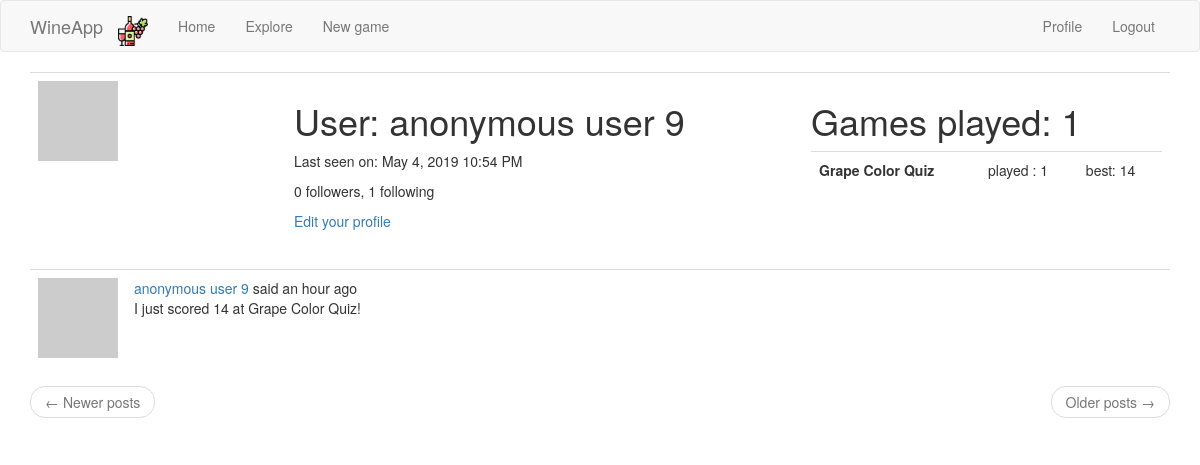
/user/anonymous user 9 (signed in), run on an earlier commit of the app's database.
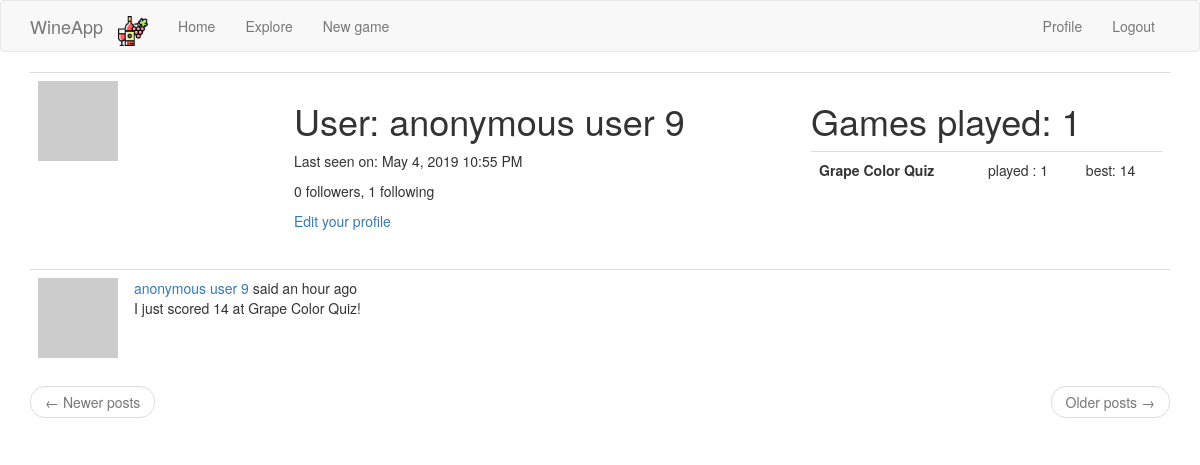
And on a later commit of the database.
### app/models.py (models this page shows, shortened)
class User(UserMixin, db.Model):
    id = db.Column(db.Integer, primary_key=True)
    username = db.Column(db.String(64), index=True, unique=True)
    email = db.Column(db.String(120), index=True, unique=True)
    password_hash = db.Column(db.String(128))
    posts = db.relationship('Post', backref='author', lazy='dynamic')
    about_me = db.Column(db.String(140))
    last_seen = db.Column(db.DateTime, default=datetime.utcnow)
    followed = db.relationship(
        'User', secondary=followers,
        primaryjoin=(followers.c.follower_id == id),
        secondaryjoin=(followers.c.followed_id == id),
        backref=db.backref('followers', lazy='dynamic'), lazy='dynamic')
    def avatar(self, size):
        digest = md5(self.email.lower().encode('utf-8')).hexdigest()
        return 'https://www.gravatar.com/avatar/{}?d=identicon&s={}'.format(
            digest, size)

class Post(db.Model):
    id = db.Column(db.Integer, primary_key=True)
    body = db.Column(db.String(140))
    timestamp = db.Column(db.DateTime, index=True, default=datetime.utcnow)
    user_id = db.Column(db.Integer, db.ForeignKey('user.id'))
    language = db.Column(db.String(5))

### app/main/routes.py (the view)
@bp.route('/user/<username>')
@login_required
def user(username):
    user_ = User.query.filter_by(username=username).first_or_404()
    summary_per_type, nb_played_games = get_player_stats(user_)
    page = request.args.get('page', 1, type=int)
    posts = user_.posts.order_by(Post.timestamp.desc()).paginate(
        page, current_app.config['POSTS_PER_PAGE'], False)
    next_url = url_for('main.user', username=user_.username,
                       page=posts.next_num) if posts.has_next else None
    prev_url = url_for('main.user', username=user_.username,
                       page=posts.prev_num) if posts.has_prev else None
    return render_template('user.html', user=user_, posts=posts.items,
                           next_url=next_url, prev_url=prev_url, nb_played_games=nb_played_games,
                           games_data=summary_per_type)

### app/main/routes.py (called while the page is built)
@bp.before_app_request
def before_request():
    if current_user.is_authenticated:
        current_user.last_seen = datetime.utcnow()
        db.session.commit()
    g.locale = str(get_locale())

### app/models.py (called while the page is built)
@login.user_loader
def load_user(id):
    return User.query.get(int(id))

def get_player_stats(user_):
    games = Game.query.filter_by(player_id=user_.id).all()
    games_per_type = {}
    for game_type, game_name in current_app.config['GAMES_TO_NAMES'].items():
        games_per_type[(game_type, game_name)] = [game for game in games if game.game_type == game_type]
    summary_per_type = []
    for (game_type, game_name), games in games_per_type.items():
        summary_per_type.append(
            {
                'name': game_name,
                'type': game_type,
                'nb_played': len(games),
                'best': max(games, key=lambda x: x.score).score if len(games) > 0 else '-'
            }
        )
        return summary_per_type, len(games)

### app/templates/user.html (shortened to what this page needs)
{% extends "base.html" %}
{% block app_content %}
<table class="table table-hover">
    <tr>
        <td width="256px"><img src="{{ user.avatar(256) }}"></td>
        <td>
            <h1>{{ _('User') }}: {{ user.username }}</h1>
            {% if user.last_seen %}
            <p>{{ _('Last seen on') }}: {{ moment(user.last_seen).format('LLL') }}</p>
            {% endif %}
            <p>{{ _('%(count)d followers', count=user.followers.count()) }}, {{ _('%(count)d following',
                count=user.followed.count()) }}</p>
            {% if user == current_user %}
            <p><a href="{{ url_for('main.edit_profile') }}">{{ _('Edit your profile') }}</a></p>
            {% elif not current_user.is_following(user) %}
            <p><a href="{{ url_for('main.follow', username=user.username) }}">{{ _('Follow') }}</a></p>
            {% else %}
            <p><a href="{{ url_for('main.unfollow', username=user.username) }}">{{ _('Unfollow') }}</a></p>
            {% endif %}
        </td>
        <td>
            <h1>Games played: {{ nb_played_games }}</h1>
            <table class="table table-hover">
                {% for game in games_data %}
                <tr onclick="window.location='{{ url_for('main.quick_new_game', game_type=game.type) }}'">
                    <th>{{ game.name }}</th>
                    <td>played : {{ game.nb_played }}</td>
                    <td>best: {{ game.best }}</td>
                    {% endfor %}
                </tr>
            </table>
        </td>
    </tr>
</table>
{% for post in posts %}
{% include '_post.html' %}
{% endfor %}
<nav aria-label="...">
    <ul class="pager">
        <li class="previous{% if not prev_url %} disabled{% endif %}">
            <a href="{{ prev_url or '#' }}">
                <span aria-hidden="true">&larr;</span> {{ _('Newer posts') }}
            </a>
        </li>
        <li class="next{% if not next_url %} disabled{% endif %}">
            <a href="{{ next_url or '#' }}">
                {{ _('Older posts') }} <span aria-hidden="true">&rarr;</span>
            </a>
        </li>
    </ul>
</nav>
{% endblock %}

### app/templates/base.html (shortened to what this page needs)
{% extends 'bootstrap/base.html' %}
{% block navbar %}
<nav class="navbar navbar-default">
    <div class="container">
        <div class="navbar-header">
            <a class="navbar-brand" href="{{ url_for('main.index') }}">WineApp</a>
        </div>
        <div class="collapse navbar-collapse" id="bs-example-navbar-collapse-1">
            <ul class="nav navbar-nav">
                <li><a href="{{ url_for('main.index') }}" class="navbar-brand">
                    <img src="/static/bottle_red_wine.png" style="height:30px;margin:0px;padding:0px;">
                </a></li>
                <li><a href="{{ url_for('main.index') }}">{{ _('Home') }}</a></li>
                <li class="nav-item dropdown">
                    <a class="nav-link dropdown-toggle" href="#" id="navbarDropdown" role="button"
                       data-toggle="dropdown" aria-haspopup="true" aria-expanded="false">
                        Explore
                    </a>
                </li>
                <li><a href="{{ url_for('main.new_game') }}">{{ _('New game') }}</a></li>
            </ul>
            <ul class="nav navbar-nav navbar-right">
                {% if current_user.is_anonymous %}
                <li><a href="{{ url_for('auth.login') }}">{{ _('Login') }}</a></li>
                {% else %}
                <li><a href="{{ url_for('main.user', username=current_user.username) }}">{{ _('Profile') }}</a></li>
                <li><a href="{{ url_for('auth.logout') }}">{{ _('Logout') }}</a></li>
                {% endif %}
            </ul>
        </div>
    </div>
</nav>
{% endblock %}
{% block content %}
<div class="container">
    {% block app_content %}{% endblock %}
</div>
{% endblock %}

### app/templates/_post.html (shortened to what this page needs)
    <table class="table table-hover">
        <tr>
            <td width="70px">
                <a href="{{ url_for('main.user', username=post.author.username) }}">
                    <img src="{{ post.author.avatar(70) }}" />
                </a>
            </td>
            <td>
                {{ _('%(username)s said %(when)s',
                    username=user_link, when=moment(post.timestamp).fromNow()) }}
                <br>
                <span id="post{{ post.id }}">{{ post.body }}</span>
            </td>
        </tr>
    </table>

What changed in the data, as far as the page shows it:
changed User "anonymous user 9": last_seen "May 4, 2019 10:54 PM" → "May 4, 2019 10:55 PM"
